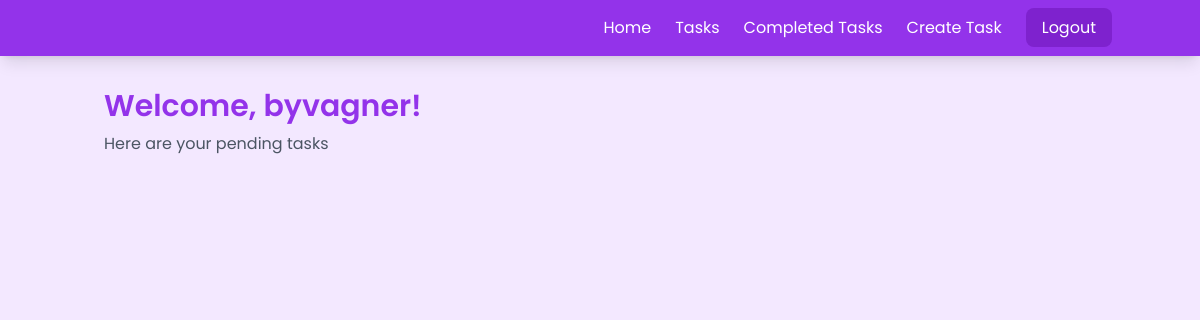
Page /tasks/ (signed in) on the earlier database version.
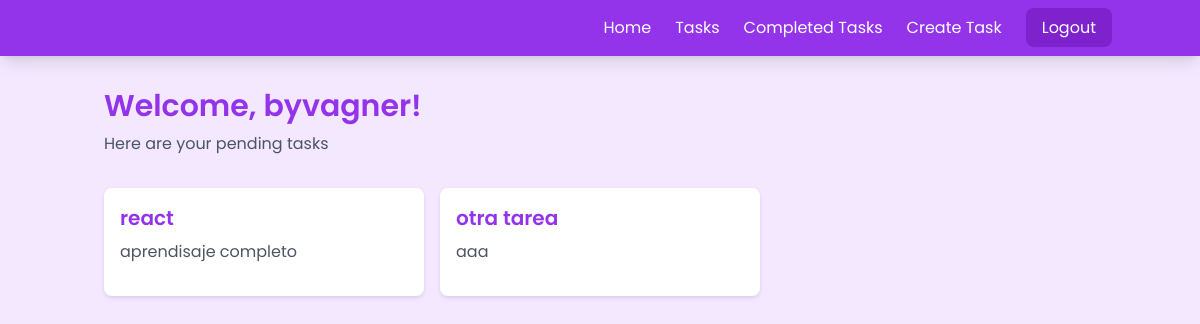
Same page on the later database version.
### tasks/models.py (models this page shows, shortened)
class Task(models.Model):  # Debe ser Task en singular, no tasks
    title = models.CharField(max_length=200)  # Corregir si está como 'tilte'
    description = models.TextField()
    created = models.DateTimeField(auto_now_add=True)
    datecompleted = models.DateTimeField(null=True, blank=True)
    important = models.BooleanField(default=False)
    user = models.ForeignKey(User, on_delete=models.CASCADE)

### tasks/views.py (the view)
# urls.py: path('', include('tasks.urls-tasks')),
@login_required
def tasks(request):
    tasks_list = Task.objects.filter(user=request.user , datecompleted__isnull=True)
    return render(request, 'tasks/tasks.html', {
        'form': TaskForm(),
        'tasks': tasks_list,
        'user': request.user.username
    })

### tasks/templates/tasks/tasks.html (shortened to what this page needs)
{% extends 'layouts/base.html' %}
{% block content %}
    <div class="mb-8">
        <h1 class="text-3xl font-semibold text-purple-600 mb-2">Welcome, {{ user }}!</h1>
        <p class="text-gray-600">Here are your pending tasks</p>
    </div>
    <div class="grid gap-4 md:grid-cols-2 lg:grid-cols-3">
        {% for task in tasks %}
            <div class="task-card">
                <a href="{% url 'task_detail' task.id %}" class="block">
                    <h2 class="text-xl font-semibold mb-2 {% if task.important %}text-purple-600{% endif %}">
                        {{ task.title }}
                    </h2>
                </a>
                <p class="text-gray-600 mb-4">{{ task.description }}</p>
            </div>
        {% endfor %}
    </div>
{% endblock %}

### tasks/templates/layouts/base.html (shortened to what this page needs)
<!DOCTYPE html>
<html>
<head>
    <script src="https://cdn.tailwindcss.com"></script>
    <link rel='stylesheet' type='text/css' media='screen' href='/static/styles/main.css'>
</head>
<body class="bg-purple-100 min-h-screen">
    <nav class="bg-purple-600 p-4 shadow-lg">
        <ul class="container mx-auto flex items-center justify-end gap-6 text-white">
            {% if request.user.is_authenticated %}
                <li><a href="{% url 'home' %}" class="hover:text-purple-200 transition-colors">Home</a></li>
                <li><a href="{% url 'tasks' %}" class="hover:text-purple-200 transition-colors">Tasks</a></li>
                <li><a href="{% url 'tasks_complet' %}" class="hover:text-purple-200 transition-colors">Completed Tasks</a></li>
                <li><a href="{% url 'createT' %}" class="hover:text-purple-200 transition-colors">Create Task</a></li>
                <li><a href="{% url 'logout' %}" class="bg-purple-700 px-4 py-2 rounded-lg hover:bg-purple-800 transition-colors">Logout</a></li>
            {% else %}
                <li><a href="{% url 'signin' %}" class="hover:text-purple-200 transition-colors">Sign In</a></li>
                <li><a href="{% url 'signup' %}" class="bg-purple-700 px-4 py-2 rounded-lg hover:bg-purple-800 transition-colors">Sign Up</a></li>
            {% endif %}
        </ul>
    </nav>
    <main class="container mx-auto mt-8 px-4">
        {% block content %}
        {% endblock %}
    </main>
</body>
</html>

### tasks/static/styles/main.css (style rules this page uses)
body { font-family: 'Poppins', sans-serif; }
.task-card { background: white; border-radius: 8px; padding: 1rem; margin-bottom: 1rem; box-shadow: 0 2px 4px rgba(0,0,0,0.1); transition: transform 0.2s; }

Differences in the rows shown:
added Task: title "react", description "aprendisaje completo"
added Task: title "otra tarea", description "aaa"
